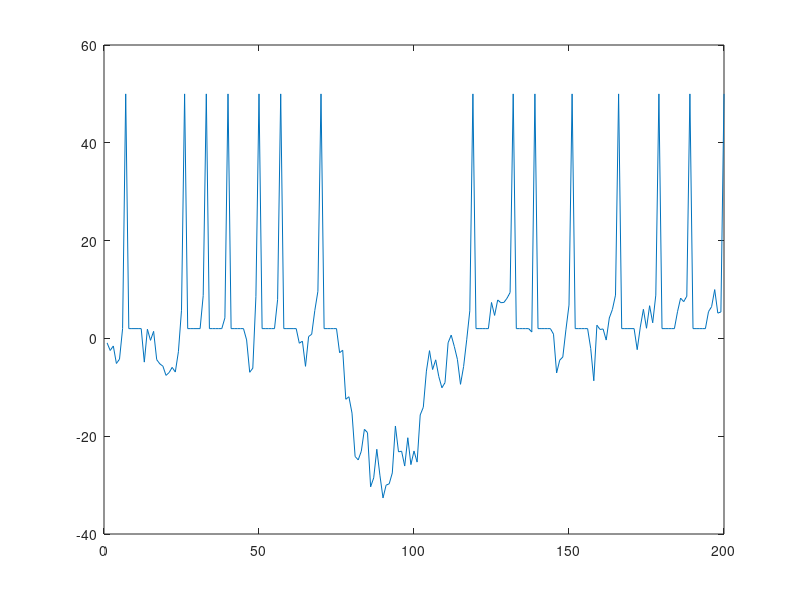

Recreate this plot in MATLAB.
% Basic integrate-and-fire neuron 
% R Rao 2007
% with added noise

clear

% capacitance and leak resistance
C = 1 % nF
R = 40 % M ohms

% I & F implementation dV/dt = - V/RC + I/C
% Using h = 1 ms step size, Euler method

V = 0;
tstop = 200; % total integration time
abs_ref = 5; % absolute refractory period 
ref = 0; % absolute refractory period counter
V_trace = []; % voltage trace for plotting
V_th = 10; % spike threshold
spiketimes = []; % list of spike times

% input current
noiseamp = 5;   % amplitude of added noise
I = 1 + noiseamp*randn(1,tstop); % nA; Gaussian noise


for t = 1:tstop
  
   if ~ref
     V = V - (V/(R*C)) + (I(t)/C)
   else
     ref = ref - 1;
     V = 0.2*V_th; % reset voltage
   end
   
   if (V > V_th)
     V = 50;  % emit spike
     spiketimes = [spiketimes t]; % save times of spikes 
     ref = abs_ref; % set refractory counter
   end

   V_trace = [V_trace V];

end

  plot(V_trace)
